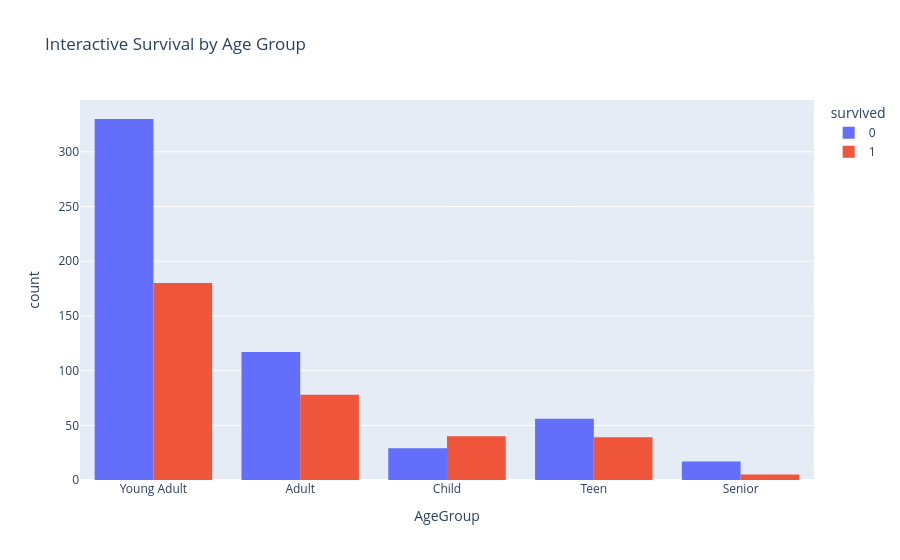

Source (notebook cell):
### Code cell
fig = px.histogram(
    titanic,
    x='AgeGroup',
    color='survived',
    barmode='group',
    title='Interactive Survival by Age Group'
)

fig.show()

### Figure 1 — Plotly figure (JSON) as saved in the notebook; plotly's stock layout.template omitted (floating-point values rounded to 4 significant figures; data arrays with more than 128 entries replaced by an {"elided": "..."} marker saying what was removed)
{"data": [{"alignmentgroup": "True", "bingroup": "x", "hovertemplate": "survived=0<br>AgeGroup=%{x}<br>count=%{y}<extra></extra>", "legendgroup": "0", "marker": {"color": "#636efa", "pattern": {"shape": ""}}, "name": "0", "offsetgroup": "0", "orientation": "v", "showlegend": true, "type": "histogram", "x": {"elided": "549 str values"}, "xaxis": "x", "yaxis": "y"}, {"alignmentgroup": "True", "bingroup": "x", "hovertemplate": "survived=1<br>AgeGroup=%{x}<br>count=%{y}<extra></extra>", "legendgroup": "1", "marker": {"color": "#EF553B", "pattern": {"shape": ""}}, "name": "1", "offsetgroup": "1", "orientation": "v", "showlegend": true, "type": "histogram", "x": {"elided": "342 str values"}, "xaxis": "x", "yaxis": "y"}], "layout": {"barmode": "group", "legend": {"title": {"text": "survived"}, "tracegroupgap": 0}, "title": {"text": "Interactive Survival by Age Group"}, "xaxis": {"anchor": "y", "domain": [0, 1], "title": {"text": "AgeGroup"}}, "yaxis": {"anchor": "x", "domain": [0, 1], "title": {"text": "count"}}}}
